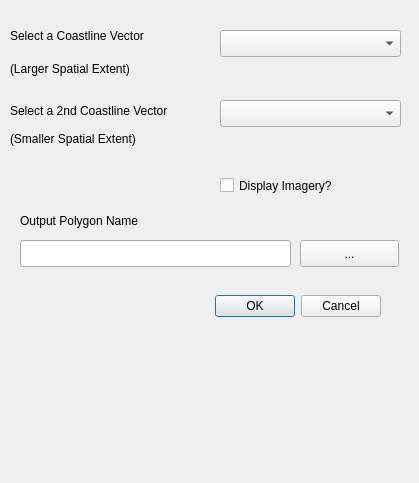
<?xml version="1.0" encoding="UTF-8"?>
<ui version="4.0">
 <class>Polygon_GeneratorDialogBase</class>
 <widget class="QDialog" name="Polygon_GeneratorDialogBase">
  <property name="geometry">
   <rect>
    <x>0</x>
    <y>0</y>
    <width>419</width>
    <height>483</height>
   </rect>
  </property>
  <property name="windowTitle">
   <string>Tidal_Area_Generator</string>
  </property>
  <widget class="QDialogButtonBox" name="button_box">
   <property name="geometry">
    <rect>
     <x>40</x>
     <y>290</y>
     <width>341</width>
     <height>32</height>
    </rect>
   </property>
   <property name="orientation">
    <enum>Qt::Horizontal</enum>
   </property>
   <property name="standardButtons">
    <set>QDialogButtonBox::Cancel|QDialogButtonBox::Ok</set>
   </property>
  </widget>
  <widget class="QComboBox" name="comboBox">
   <property name="geometry">
    <rect>
     <x>220</x>
     <y>30</y>
     <width>181</width>
     <height>27</height>
    </rect>
   </property>
  </widget>
  <widget class="QLabel" name="label">
   <property name="geometry">
    <rect>
     <x>10</x>
     <y>0</y>
     <width>171</width>
     <height>71</height>
    </rect>
   </property>
   <property name="text">
    <string>Select a Coastline Vector</string>
   </property>
  </widget>
  <widget class="QComboBox" name="comboBox_2">
   <property name="geometry">
    <rect>
     <x>220</x>
     <y>100</y>
     <width>181</width>
     <height>27</height>
    </rect>
   </property>
  </widget>
  <widget class="QLabel" name="label_2">
   <property name="geometry">
    <rect>
     <x>10</x>
     <y>100</y>
     <width>241</width>
     <height>21</height>
    </rect>
   </property>
   <property name="text">
    <string>Select a 2nd Coastline Vector</string>
   </property>
  </widget>
  <widget class="QLineEdit" name="lineEdit">
   <property name="geometry">
    <rect>
     <x>20</x>
     <y>240</y>
     <width>271</width>
     <height>27</height>
    </rect>
   </property>
  </widget>
  <widget class="QLabel" name="label_3">
   <property name="geometry">
    <rect>
     <x>20</x>
     <y>210</y>
     <width>261</width>
     <height>21</height>
    </rect>
   </property>
   <property name="text">
    <string>Output Polygon Name</string>
   </property>
  </widget>
  <widget class="QPushButton" name="pushButton">
   <property name="geometry">
    <rect>
     <x>300</x>
     <y>240</y>
     <width>99</width>
     <height>27</height>
    </rect>
   </property>
   <property name="text">
    <string>...</string>
   </property>
  </widget>
  <widget class="QLabel" name="label_4">
   <property name="geometry">
    <rect>
     <x>10</x>
     <y>60</y>
     <width>181</width>
     <height>17</height>
    </rect>
   </property>
   <property name="text">
    <string>(Larger Spatial Extent)</string>
   </property>
  </widget>
  <widget class="QLabel" name="label_5">
   <property name="geometry">
    <rect>
     <x>10</x>
     <y>130</y>
     <width>181</width>
     <height>17</height>
    </rect>
   </property>
   <property name="text">
    <string>(Smaller Spatial Extent)</string>
   </property>
  </widget>
  <widget class="QCheckBox" name="checkBox">
   <property name="geometry">
    <rect>
     <x>220</x>
     <y>170</y>
     <width>141</width>
     <height>31</height>
    </rect>
   </property>
   <property name="text">
    <string>Display Imagery?</string>
   </property>
  </widget>
 </widget>
 <resources/>
 <connections>
  <connection>
   <sender>button_box</sender>
   <signal>accepted()</signal>
   <receiver>Polygon_GeneratorDialogBase</receiver>
   <slot>accept()</slot>
   <hints>
    <hint type="sourcelabel">
     <x>20</x>
     <y>20</y>
    </hint>
    <hint type="destinationlabel">
     <x>20</x>
     <y>20</y>
    </hint>
   </hints>
  </connection>
  <connection>
   <sender>button_box</sender>
   <signal>rejected()</signal>
   <receiver>Polygon_GeneratorDialogBase</receiver>
   <slot>reject()</slot>
   <hints>
    <hint type="sourcelabel">
     <x>20</x>
     <y>20</y>
    </hint>
    <hint type="destinationlabel">
     <x>20</x>
     <y>20</y>
    </hint>
   </hints>
  </connection>
 </connections>
</ui>
